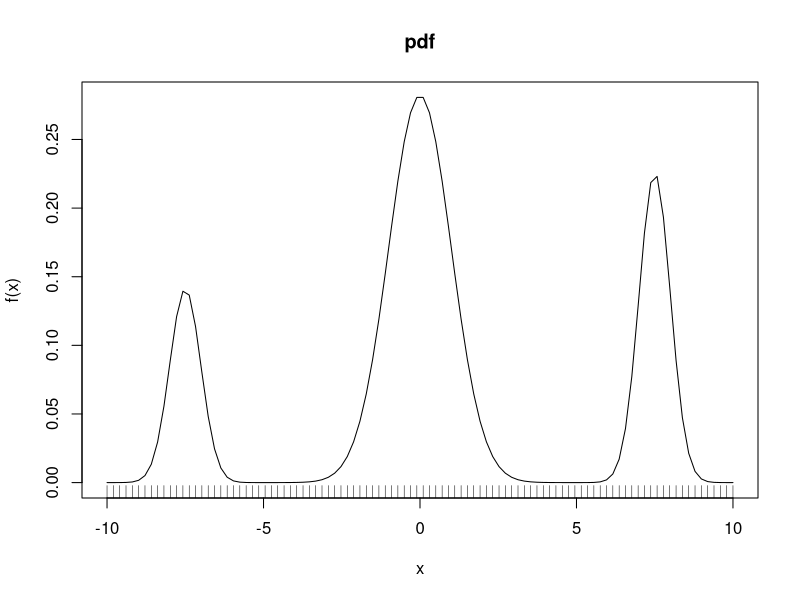

This figure's R source:
set.seed(1)
n = 100
x = seq(-10,10,length=n)

fnrm = function(x, mu, sigma)
{
    ps = 2.0 * sigma ** 2.0
    e = exp((-(x - mu) ** 2.0) / ps)
    C = sqrt(2.0 * ps * acos(-1.0))
    e / C
}

# PDF function
f = function (x)
{
  rez <- 0
  rez <- rez + fnrm(x, 0, 1) 
  rez <- rez + 0.25*fnrm(x, -7.5, 0.5) 
  rez <- rez + 0.4*fnrm(x, 7.5, 0.5) 
  rez
}

plot(x,f(x),type="l")
rug(x)
title(main="pdf")
